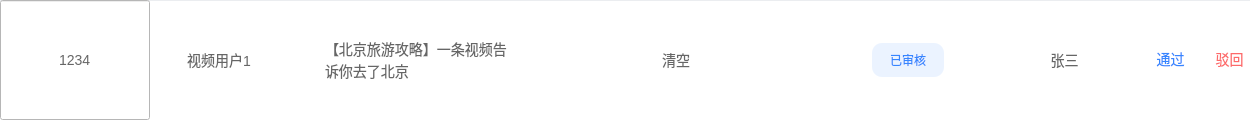
<?xml version="1.0" encoding="UTF-8"?>
<ui version="4.0">
 <class>CheckTableItem</class>
 <widget class="QWidget" name="CheckTableItem">
  <property name="geometry">
   <rect>
    <x>0</x>
    <y>0</y>
    <width>1250</width>
    <height>120</height>
   </rect>
  </property>
  <property name="minimumSize">
   <size>
    <width>0</width>
    <height>120</height>
   </size>
  </property>
  <property name="maximumSize">
   <size>
    <width>16777215</width>
    <height>120</height>
   </size>
  </property>
  <property name="windowTitle">
   <string>Form</string>
  </property>
  <property name="styleSheet">
   <string notr="true"/>
  </property>
  <layout class="QHBoxLayout" name="horizontalLayout">
   <property name="spacing">
    <number>0</number>
   </property>
   <property name="leftMargin">
    <number>0</number>
   </property>
   <property name="topMargin">
    <number>0</number>
   </property>
   <property name="rightMargin">
    <number>0</number>
   </property>
   <property name="bottomMargin">
    <number>0</number>
   </property>
   <item>
    <widget class="QFrame" name="CheckTableItemBg">
     <property name="styleSheet">
      <string notr="true">#CheckTableItemBg {
background-color: #FFFFFF;
border: none;
border-top: 1px solid #EBEDF0;
color: #222222;
}
*{
color: #666666;
font-family : 微软雅⿊;
font-size : 14px;
line-height : 19px;
}</string>
     </property>
     <property name="frameShape">
      <enum>QFrame::Shape::StyledPanel</enum>
     </property>
     <property name="frameShadow">
      <enum>QFrame::Shadow::Raised</enum>
     </property>
     <widget class="QLineEdit" name="videoUserId">
      <property name="geometry">
       <rect>
        <x>0</x>
        <y>0</y>
        <width>150</width>
        <height>120</height>
       </rect>
      </property>
      <property name="styleSheet">
       <string notr="true">background:rgb(255, 255, 255)</string>
      </property>
      <property name="text">
       <string>1234</string>
      </property>
      <property name="alignment">
       <set>Qt::AlignmentFlag::AlignCenter</set>
      </property>
      <property name="readOnly">
       <bool>true</bool>
      </property>
     </widget>
     <widget class="QLabel" name="nickNameLabel">
      <property name="geometry">
       <rect>
        <x>150</x>
        <y>0</y>
        <width>138</width>
        <height>120</height>
       </rect>
      </property>
      <property name="styleSheet">
       <string notr="true">color: #666666;</string>
      </property>
      <property name="text">
       <string>视频用户1</string>
      </property>
      <property name="alignment">
       <set>Qt::AlignmentFlag::AlignCenter</set>
      </property>
     </widget>
     <widget class="QLabel" name="videoTitleLabel">
      <property name="geometry">
       <rect>
        <x>288</x>
        <y>0</y>
        <width>265</width>
        <height>120</height>
       </rect>
      </property>
      <property name="styleSheet">
       <string notr="true">#videoTitleLabel {
color: #666666;
padding-left: 34px;
padding-right: 34px;
}</string>
      </property>
      <property name="text">
       <string>【北京旅游攻略】⼀条视频告诉你去了北京</string>
      </property>
      <property name="wordWrap">
       <bool>true</bool>
      </property>
     </widget>
     <widget class="QPushButton" name="videoBtn">
      <property name="geometry">
       <rect>
        <x>596</x>
        <y>16</y>
        <width>160</width>
        <height>88</height>
       </rect>
      </property>
      <property name="styleSheet">
       <string notr="true">#videoBtn {
background-color: transparent;
border: none;
border-image:url(:/images/admin/defaultVideoCover.png);
}</string>
      </property>
      <property name="text">
       <string>清空</string>
      </property>
     </widget>
     <widget class="QPushButton" name="statusBtn">
      <property name="geometry">
       <rect>
        <x>872</x>
        <y>43</y>
        <width>72</width>
        <height>34</height>
       </rect>
      </property>
      <property name="styleSheet">
       <string notr="true">#statusBtn{
background-color: #EBF3FF;
border: none;
border-radius: 10px;
color: #3686FF;
font-size: 12px;
line-height: 16px;}</string>
      </property>
      <property name="text">
       <string>已审核</string>
      </property>
     </widget>
     <widget class="QLabel" name="checkerLabel">
      <property name="geometry">
       <rect>
        <x>1004</x>
        <y>0</y>
        <width>121</width>
        <height>120</height>
       </rect>
      </property>
      <property name="text">
       <string>张三</string>
      </property>
      <property name="alignment">
       <set>Qt::AlignmentFlag::AlignCenter</set>
      </property>
     </widget>
     <widget class="QPushButton" name="operationBtn">
      <property name="geometry">
       <rect>
        <x>1156</x>
        <y>50</y>
        <width>29</width>
        <height>18</height>
       </rect>
      </property>
      <property name="styleSheet">
       <string notr="true">#operationBtn {
color: #3686FF;
border: none;
background-color: transparent;
}</string>
      </property>
      <property name="text">
       <string>通过</string>
      </property>
     </widget>
     <widget class="QPushButton" name="operationBtn2">
      <property name="geometry">
       <rect>
        <x>1215</x>
        <y>50</y>
        <width>29</width>
        <height>18</height>
       </rect>
      </property>
      <property name="styleSheet">
       <string notr="true">#operationBtn2 {
color: #FD6A6A;
border: none;
background-color: transparent;
}</string>
      </property>
      <property name="text">
       <string>驳回</string>
      </property>
     </widget>
    </widget>
   </item>
  </layout>
 </widget>
 <resources/>
 <connections/>
</ui>
